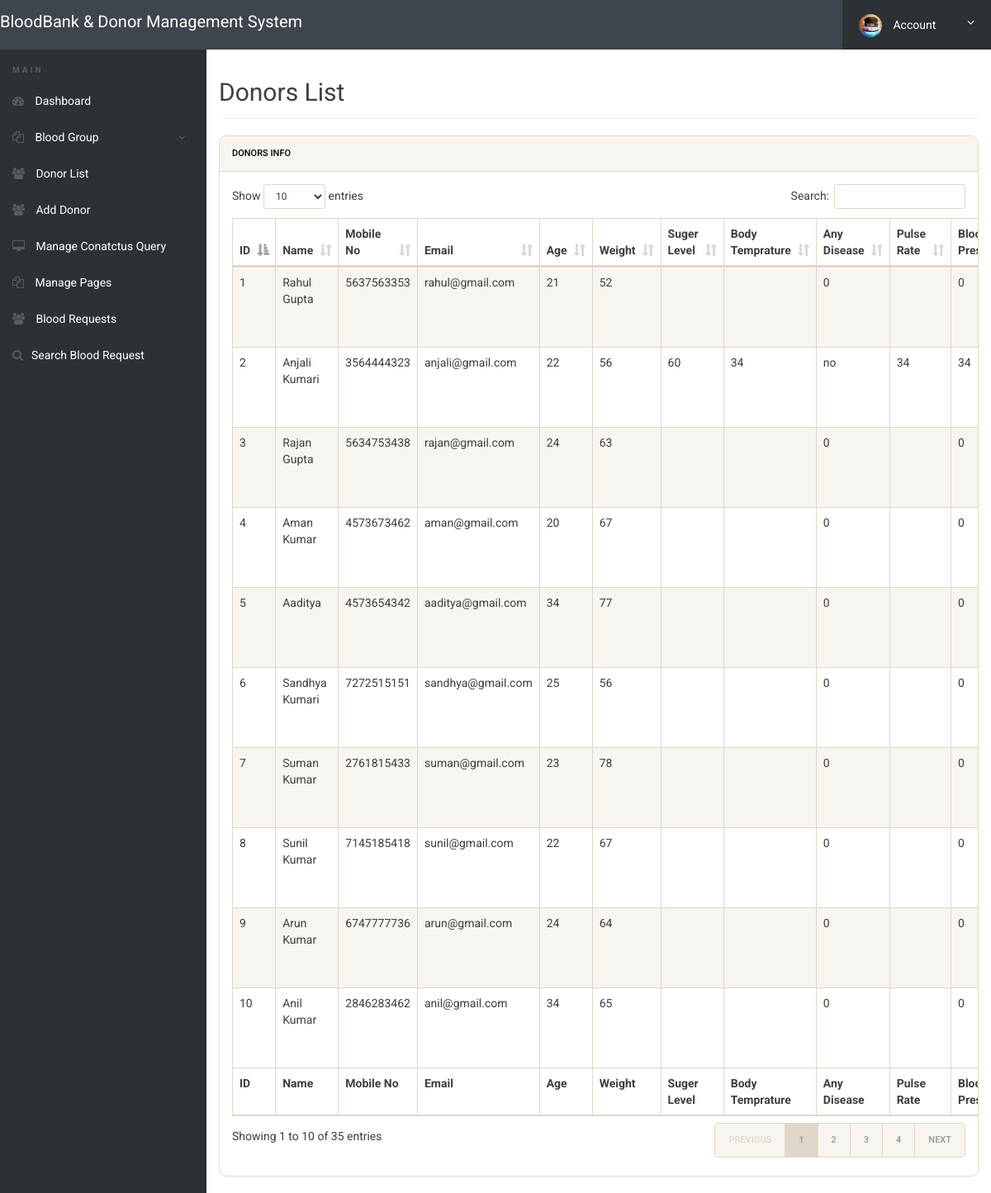
The page /admin/donor-list.php (signed in) on the database its author committed.
### tables this page shows
CREATE TABLE `tblblooddonars` (
  `id` int(11) NOT NULL,
  `FullName` varchar(100) DEFAULT NULL,
  `MobileNumber` char(11) DEFAULT NULL,
  `EmailId` varchar(100) DEFAULT NULL,
  `Gender` varchar(20) DEFAULT NULL,
  `Age` int(11) DEFAULT NULL,
  `Weight` int(10) DEFAULT NULL,
  `Sugerlevels` varchar(20) DEFAULT NULL,
  `Bodytemprature` varchar(100) DEFAULT NULL,
  `Anydisease` varchar(11) DEFAULT NULL,
  `Pulserate` varchar(100) DEFAULT NULL,
  `Bloodpressure` varchar(11) DEFAULT NULL,
  `Hemoglobin` varchar(11) DEFAULT NULL,
  `BloodGroup` varchar(20) DEFAULT NULL,
  `Address` varchar(255) DEFAULT NULL,
  `Message` mediumtext DEFAULT NULL,
  `PostingDate` timestamp NOT NULL DEFAULT current_timestamp(),
  `status` int(1) DEFAULT NULL,
  `Password` varchar(250) DEFAULT NULL
);

### admin/donor-list.php (the view, shortened to what this page needs)
<?php
include('includes/config.php');
if(strlen($_SESSION['alogin'])==0)
	{
header('location:index.php');
}
else{
 ?>
<!doctype html>
<html lang="en" class="no-js">
<head>
	<link rel="stylesheet" href="css/font-awesome.min.css">
	<link rel="stylesheet" href="css/bootstrap.min.css">
	<link rel="stylesheet" href="css/dataTables.bootstrap.min.css">
	<link rel="stylesheet" href="css/bootstrap-social.css">
	<link rel="stylesheet" href="css/bootstrap-select.css">
	<link rel="stylesheet" href="css/fileinput.min.css">
	<link rel="stylesheet" href="css/awesome-bootstrap-checkbox.css">
	<link rel="stylesheet" href="css/style.css">
</head>
<body>
	<?php include('includes/header.php');?>
	<div class="ts-main-content">
		<?php include('includes/leftbar.php');?>
		<div class="content-wrapper">
			<div class="container-fluid">
				<div class="row">
					<div class="col-md-12">
						<h2 class="page-title">Donors List</h2>
						<div class="panel panel-default">
							<div class="panel-heading">Donors Info</div>
							<div class="panel-body">
								<table id="zctb" class="display table table-striped table-bordered table-hover" cellspacing="0" width="100%">
									<thead>
										<tr>
										<th>ID</th>
											<th>Name</th>
											<th>Mobile No</th>
											<th>Email</th>
											<th>Age</th>
											<th>Weight</th>
											<th>Suger Level</th>
											<th>Body Temprature</th>
											<th>Any Disease</th>
											<th>Pulse Rate</th>
											<th>Blood Pressure</th>
										</tr>
									</thead>
									<tfoot>
										<tr>
										<th>ID</th>
										<th>Name</th>
											<th>Mobile No</th>
											<th>Email</th>
											<th>Age</th>
											<th>Weight</th>
											<th>Suger Level</th>
											<th>Body Temprature</th>
											<th>Any Disease</th>
											<th>Pulse Rate</th>
											<th>Blood Pressure</th>
										</tr>
									</tfoot>
									<tbody>
<?php $sql = "SELECT * from  tblblooddonars ";
$query = $dbh -> prepare($sql);
$query->execute();
$results=$query->fetchAll(PDO::FETCH_OBJ);
$cnt=1;
if($query->rowCount() > 0)
{
foreach($results as $result)
{				?>
										<tr>
											<td><?php echo htmlentities($cnt);?></td>
											<td><?php echo htmlentities($result->FullName);?></td>
											<td><?php echo htmlentities($result->MobileNumber);?></td>
											<td><?php echo htmlentities($result->EmailId);?></td>
											<td><?php echo htmlentities($result->Age);?></td>
											<td><?php echo htmlentities($result->Weight);?></td>
											<td><?php echo htmlentities($result->Sugerlevels);?></td>
											<td><?php echo htmlentities($result->Bodytemprature);?></td>
											<td><?php echo htmlentities($result->Anydisease);?></td>
											<td><?php echo htmlentities($result->Pulserate);?></td>
											<td><?php echo htmlentities($result->Bloodpressure);?></td>
										</tr>
										<?php $cnt=$cnt+1; }} ?>
									</tbody>
								</table>
							</div>
						</div>
					</div>
				</div>
			</div>
		</div>
	</div>
</body>
</html>
<?php } ?>

### admin/css/style.css (style rules this page uses)
html { font-size: 14px; }
@media only screen and (min-width: 480px) { html { font-size: 17px; } }
@media only screen and (min-width: 768px) { html { font-size: 14px; } }
body { font-size: 1em; }
.panel { overflow: hidden; }
.page-title { padding-bottom: 15px; margin-bottom: 20px; border-bottom: 1px solid #f0f0f0; }
.ts-main-content .content-wrapper { padding-top: 15px; margin-top: 60px; }
@media only screen and (min-width: 992px) { .ts-main-content .content-wrapper { margin-left: 250px; } }

### rows shown on the page
tblblooddonars: FullName "Rahul Gupta", MobileNumber "5637563353", EmailId "rahul@gmail.com", Age "21", Weight "52", Anydisease "0", Bloodpressure "0"
tblblooddonars: FullName "Anjali Kumari", MobileNumber "3564444323", EmailId "anjali@gmail.com", Age "22", Weight "56", Sugerlevels "60", Bodytemprature "34", Anydisease "no", Pulserate "34", Bloodpressure "34"
tblblooddonars: FullName "Rajan Gupta", MobileNumber "5634753438", EmailId "rajan@gmail.com", Age "24", Weight "63", Anydisease "0", Bloodpressure "0"
tblblooddonars: FullName "Aman Kumar", MobileNumber "4573673462", EmailId "aman@gmail.com", Age "20", Weight "67", Anydisease "0", Bloodpressure "0"
tblblooddonars: FullName "Aaditya", MobileNumber "4573654342", EmailId "aaditya@gmail.com", Age "34", Weight "77", Anydisease "0", Bloodpressure "0"
tblblooddonars: FullName "Sandhya Kumari", MobileNumber "7272515151", EmailId "sandhya@gmail.com", Age "25", Weight "56", Anydisease "0", Bloodpressure "0"
tblblooddonars: FullName "Suman Kumar", MobileNumber "2761815433", EmailId "suman@gmail.com", Age "23", Weight "78", Anydisease "0", Bloodpressure "0"
tblblooddonars: FullName "Sunil Kumar", MobileNumber "7145185418", EmailId "sunil@gmail.com", Age "22", Weight "67", Anydisease "0", Bloodpressure "0"
tblblooddonars: FullName "Arun Kumar", MobileNumber "6747777736", EmailId "arun@gmail.com", Age "24", Weight "64", Anydisease "0", Bloodpressure "0"
tblblooddonars: FullName "Anil Kumar", MobileNumber "2846283462", EmailId "anil@gmail.com", Age "34", Weight "65", Anydisease "0", Bloodpressure "0"
